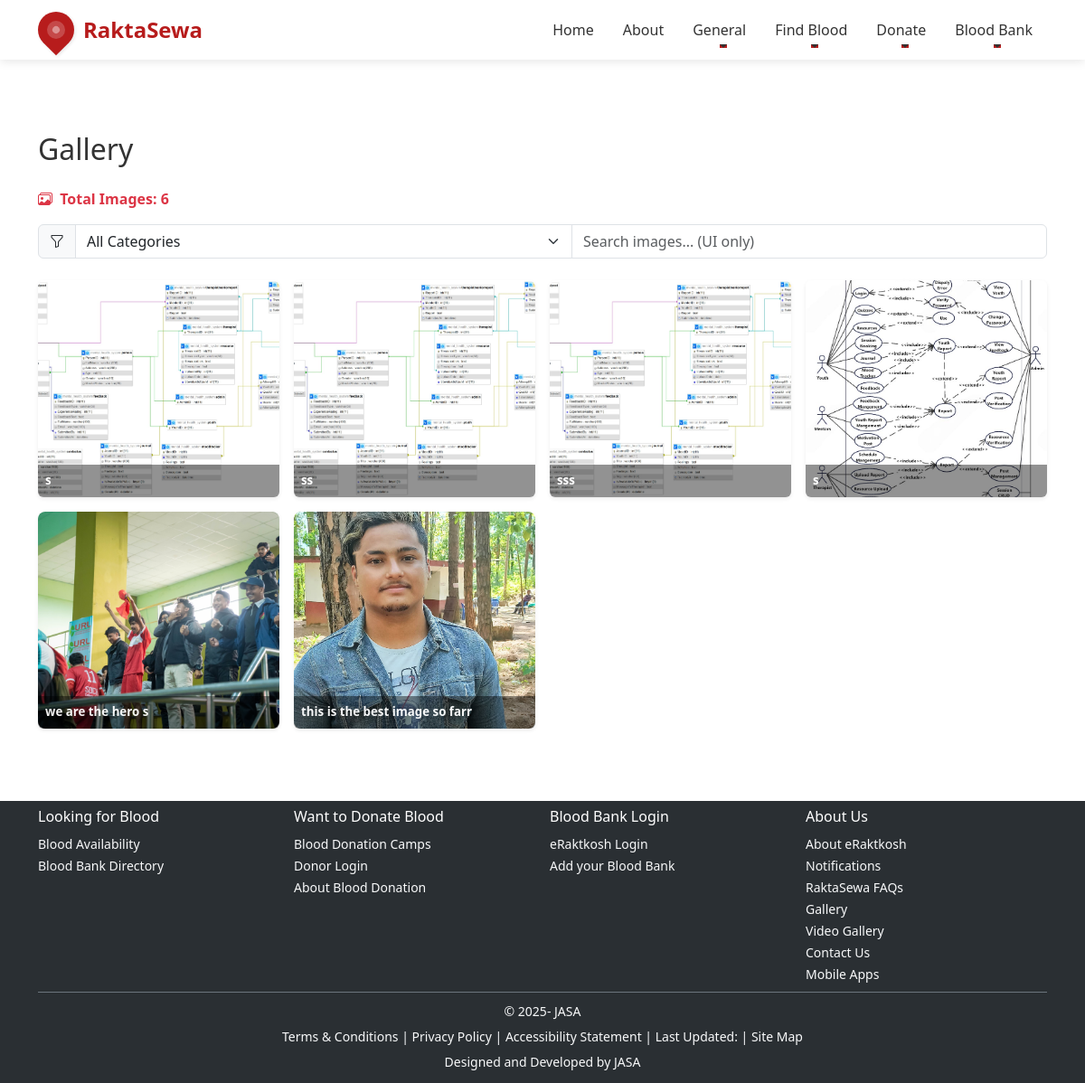
The page /gallery/ on the database as committed earlier.
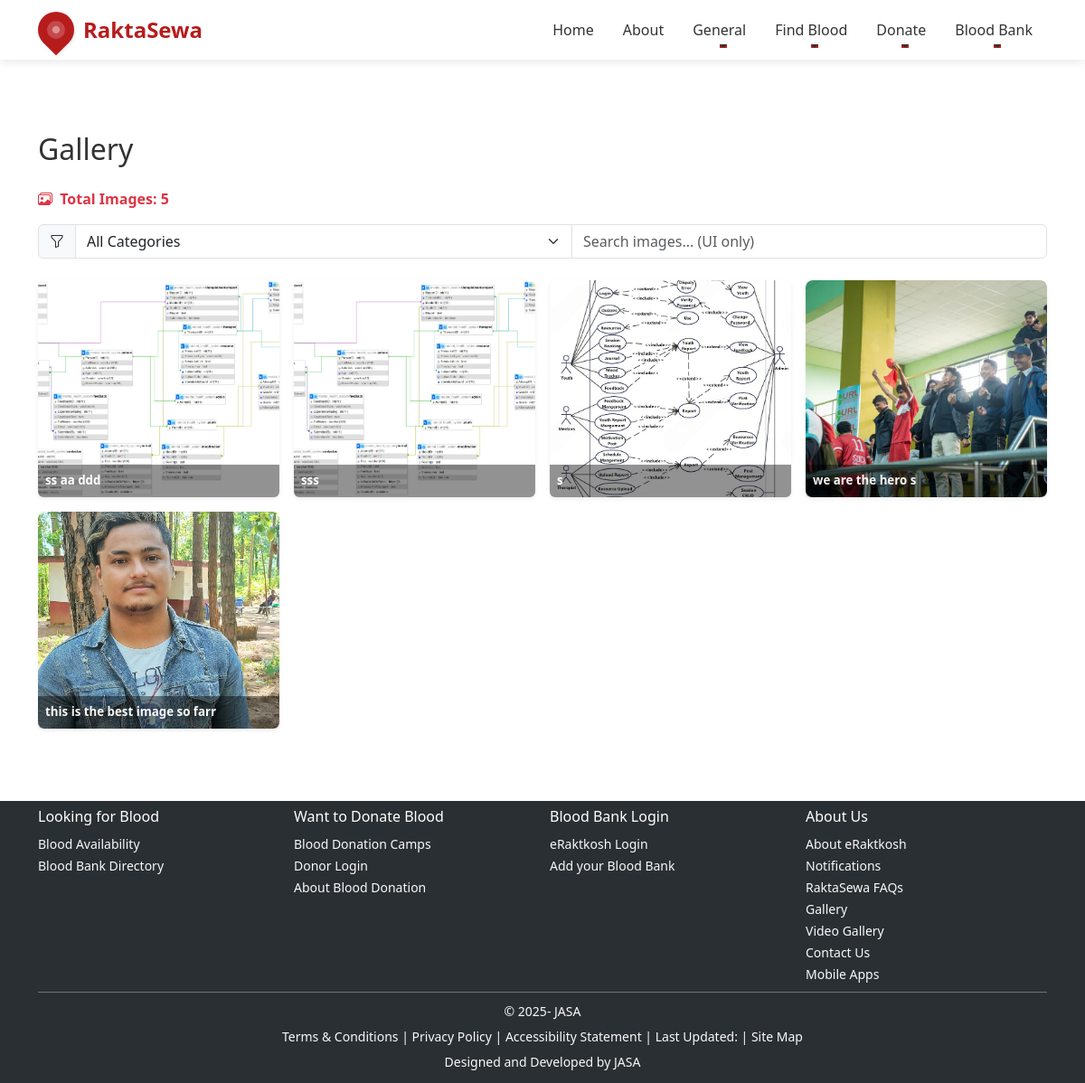
The same page on the database as committed later.
### core/models.py (models this page shows, shortened)
class Gallery(models.Model):
    image = models.ImageField(upload_to='gallery/')
    caption = models.CharField(max_length=255, blank=True)
    uploaded_at = models.DateTimeField(auto_now_add=True)

### core/views.py (the view)
# urls.py: path('gallery/', views.gallery, name='gallery'),
def gallery(request):
    images = Gallery.objects.order_by('-uploaded_at')
    return render(request, 'gallery.html', {'images': images})

### templates/gallery.html (shortened to what this page needs)
{% extends 'base.html' %}
{% load static %}
{% block content %}
<div class="container my-5">
  <h2 class="mb-4">Gallery</h2>
  <div class="mb-3 d-flex flex-wrap align-items-center justify-content-between">
    <div class="fw-bold text-danger">
      <i class="bi bi-images me-1"></i> Total Images: {{ images|length }}
    </div>
  </div>
  <div class="mb-4">
    <div class="input-group">
      <span class="input-group-text"><i class="bi bi-funnel"></i></span>
      <select class="form-select" id="galleryCategoryFilter">
        <option value="">All Categories</option>
      </select>
      <input type="text" class="form-control" placeholder="Search images... (UI only)" id="gallerySearchInput">
    </div>
  </div>
  <div class="row g-3">
    {% for image in images %}
    <div class="col-6 col-md-4 col-lg-3">
      <div class="gallery-card position-relative overflow-hidden rounded shadow-sm h-100">
        <img src="{{ image.image.url }}" class="gallery-img w-100" alt="{{ image.caption }}" style="cursor:pointer;" data-bs-toggle="modal" data-bs-target="#carouselModal" data-index="{{ forloop.counter0 }}">
        <div class="gallery-info-overlay position-absolute bottom-0 start-0 w-100 p-2 text-white d-flex flex-column" style="background:rgba(0,0,0,0.45);">
          {% if image.caption %}
            <span class="small fw-bold">{{ image.caption }}</span>
          {% endif %}
        </div>
      </div>
    </div>
    {% endfor %}
  </div>
</div>
{% endblock %}

### templates/base.html (shortened to what this page needs)
{% load static %}
<!DOCTYPE html>
<html lang="en">
<head>
    <link rel="stylesheet" href="https://cdn.jsdelivr.net/npm/bootstrap@5.3.3/dist/css/bootstrap.min.css">
    <link rel="stylesheet" href="https://cdn.jsdelivr.net/npm/bootstrap-icons@1.11.3/font/bootstrap-icons.min.css">
    <link rel="stylesheet" href="{% static 'css/styles.css' %}">
</head>
<body class="d-flex flex-column min-vh-100">
    <nav class="navbar navbar-expand-lg sticky-top">
        <div class="container">
            <a class="logo-container" href="/">
                <div class="logo-icon"></div>
                <span class="logo-text">RaktaSewa</span>
            </a>
            <div class="collapse navbar-collapse" id="navbarNavDropdown">
                <ul class="navbar-nav ms-auto">
                    <li class="nav-item"><a class="nav-link" href="/">Home</a></li>
                    <li class="nav-item"><a class="nav-link" href="/about/">About</a></li>
                    <li class="nav-item dropdown">
                        <a class="nav-link dropdown-toggle" href="#" id="generalDropdown" role="button" data-bs-toggle="dropdown" aria-expanded="false">General</a>
                    </li>
                    <li class="nav-item dropdown">
                        <a class="nav-link dropdown-toggle" href="#" id="lookingDropdown" role="button" data-bs-toggle="dropdown" aria-expanded="false">Find Blood</a>
                    </li>
                    <li class="nav-item dropdown">
                        <a class="nav-link dropdown-toggle" href="#" id="donateDropdown" role="button" data-bs-toggle="dropdown" aria-expanded="false">Donate</a>
                    </li>
                    <li class="nav-item dropdown">
                        <a class="nav-link dropdown-toggle" href="#" id="bankDropdown" role="button" data-bs-toggle="dropdown" aria-expanded="false">Blood Bank</a>
                    </li>
                </ul>
            </div>
        </div>
    </nav>
    <main class="flex-shrink-0">
        {% block content %}{% endblock %}
    </main>
    <footer class="footer mt-auto py-2" style="background: #2A2F33;">
        <div class="container">
            <div class="row g-3">
                <div class="col-md-3">
                    <h6 class="text-white mb-2">Looking for Blood</h6>
                    <ul class="list-unstyled mb-0">
                        <li><a href="{% url 'bloodavailability' %}" class="text-light text-decoration-none small">Blood Availability</a></li>
                        <li><a href="/directory/" class="text-light text-decoration-none small">Blood Bank Directory</a></li>
                    </ul>
                </div>
                <div class="col-md-3">
                    <h6 class="text-white mb-2">Want to Donate Blood</h6>
                    <ul class="list-unstyled mb-0">
                        <li><a href="/camp/" class="text-light text-decoration-none small">Blood Donation Camps</a></li>
                        <li><a href="/donor-login/" class="text-light text-decoration-none small">Donor Login</a></li>
                        <li><a href="/about-donation/" class="text-light text-decoration-none small">About Blood Donation</a></li>
                    </ul>
                </div>
                <div class="col-md-3">
                    <h6 class="text-white mb-2">Blood Bank Login</h6>
                    <ul class="list-unstyled mb-0">
                        <li><a href="{% url 'raktasewa_login' %}" class="text-light text-decoration-none small">eRaktkosh Login</a></li>
                        <li><a href="/add-bank/" class="text-light text-decoration-none small">Add your Blood Bank</a></li>
                    </ul>
                </div>
                <div class="col-md-3">
                    <h6 class="text-white mb-2">About Us</h6>
                    <ul class="list-unstyled mb-0">
                        <li><a href="/about/" class="text-light text-decoration-none small">About eRaktkosh</a></li>
                        <li><a href="/notification/" class="text-light text-decoration-none small">Notifications</a></li>
                        <li><a href="/faq/" class="text-light text-decoration-none small">RaktaSewa FAQs</a></li>
                        <li><a href="/gallery/" class="text-light text-decoration-none small">Gallery</a></li>
                        <li><a href="/video-gallery/" class="text-light text-decoration-none small">Video Gallery</a></li>
                        <li><a href="/contact/" class="text-light text-decoration-none small">Contact Us</a></li>
                        <li><a href="/apps/" class="text-light text-decoration-none small">Mobile Apps</a></li>
                    </ul>
                </div>
            </div>
            <div class="text-center text-light border-top border-secondary mt-2 pt-2">
                <small>&copy; 2025-{{ now|date:"Y" }} JASA</small>
                <div class="mt-1">
                    <small>
                        <a href="/terms/" class="text-light text-decoration-none">Terms & Conditions</a> |
                        <a href="/privacy/" class="text-light text-decoration-none">Privacy Policy</a> |
                        <a href="/accessibility/" class="text-light text-decoration-none">Accessibility Statement</a> |
                        Last Updated: {{ now|date:"M d Y" }} |
                        <a href="/sitemap/" class="text-light text-decoration-none">Site Map</a>
                    </small>
                </div>
                <div class="mt-1 mb-1">
                    <small>Designed and Developed by JASA</small>
                </div>
            </div>
        </div>
    </footer>
</body>
</html>

### static/css/styles.css (style rules this page uses)
.gallery-img { border-radius: 8px; transition: transform 0.3s; }

### templates/base.html (style rules this page uses)
:root { --primary-color: #b71c1c; --secondary-color: #880808; --accent-color: #ff5252; --text-color: #333; --light-bg: #f8f9fa; }
.logo-container { display: flex; align-items: center; text-decoration: none; }
.logo-icon { width: 40px; height: 40px; background: var(--primary-color); border-radius: 50% 50% 50% 0; transform: rotate(-45deg); position: relative; margin-right: 10px; box-shadow: 0 2px 4px rgba(0,0,0,0.1); transition: all 0.3s ease; }
.logo-icon::before { content: ''; position: absolute; width: 20px; height: 20px; background: white; border-radius: 50%; top: 10px; left: 10px; opacity: 0.2; }
.logo-icon::after { content: ''; position: absolute; width: 8px; height: 8px; background: white; border-radius: 50%; top: 16px; left: 16px; opacity: 0.4; }
.logo-text { font-size: 1.5rem; font-weight: 700; color: var(--primary-color); transition: all 0.3s ease; }
body { font-family: 'Segoe UI', Tahoma, Geneva, Verdana, sans-serif; color: var(--text-color); }
.navbar { background: white !important; box-shadow: 0 2px 10px rgba(0,0,0,0.1); padding: 0.8rem 0; }
.nav-link { color: var(--text-color) !important; font-weight: 500; padding: 0.5rem 1rem !important; transition: all 0.3s ease; position: relative; }
.nav-link::after { content: ''; position: absolute; bottom: 0; left: 50%; width: 0; height: 2px; background: var(--primary-color); transition: all 0.3s ease; transform: translateX(-50%); }
main { min-height: calc(100vh - 200px); padding: 2rem 0; }
.footer { background: linear-gradient(135deg, var(--primary-color), var(--secondary-color)); color: white; padding: 2rem 0; margin-top: auto; }
.footer a { color: white; text-decoration: none; transition: all 0.3s ease; }

### templates/gallery.html (style rules this page uses)
.gallery-card { transition: transform 0.2s, box-shadow 0.2s; cursor: pointer; background: #fff; }
.gallery-img { height: 240px; object-fit: cover; transition: filter 0.2s; border-radius: 8px; }
.gallery-info-overlay { opacity: 0.95; font-size: 0.95rem; }

Rows that differ between the two databases and show on the page:
removed Gallery: image (picture), caption "s"
changed Gallery: caption "ss" → "ss aa ddd"
Other text that changed with them:
{{ images|length }}: "6" → "5"
